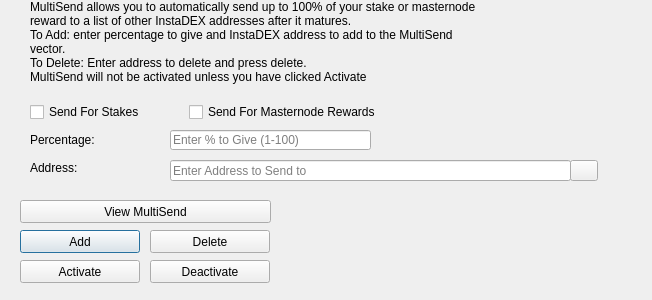
<?xml version="1.0" encoding="UTF-8"?>
<ui version="4.0">
 <class>MultiSendDialog</class>
 <widget class="QDialog" name="MultiSendDialog">
  <property name="windowModality">
   <enum>Qt::NonModal</enum>
  </property>
  <property name="geometry">
   <rect>
    <x>0</x>
    <y>0</y>
    <width>652</width>
    <height>300</height>
   </rect>
  </property>
  <property name="windowTitle">
   <string>MultiSend</string>
  </property>
  <widget class="QLineEdit" name="multiSendPercentEdit">
   <property name="geometry">
    <rect>
     <x>170</x>
     <y>130</y>
     <width>201</width>
     <height>20</height>
    </rect>
   </property>
   <property name="toolTip">
    <string>Enter whole numbers 1 - 100</string>
   </property>
   <property name="placeholderText">
    <string>Enter % to Give (1-100)</string>
   </property>
  </widget>
  <widget class="QLineEdit" name="multiSendAddressEdit">
   <property name="geometry">
    <rect>
     <x>170</x>
     <y>160</y>
     <width>401</width>
     <height>21</height>
    </rect>
   </property>
   <property name="toolTip">
    <string/>
   </property>
   <property name="placeholderText">
    <string>Enter Address to Send to</string>
   </property>
  </widget>
  <widget class="QLabel" name="label_2">
   <property name="geometry">
    <rect>
     <x>30</x>
     <y>0</y>
     <width>451</width>
     <height>121</height>
    </rect>
   </property>
   <property name="lineWidth">
    <number>1</number>
   </property>
   <property name="text">
    <string>MultiSend allows you to automatically send up to 100% of your stake or masternode reward to a list of other InstaDEX addresses after it matures.
To Add: enter percentage to give and InstaDEX address to add to the MultiSend vector.
To Delete: Enter address to delete and press delete.
MultiSend will not be activated unless you have clicked Activate</string>
   </property>
   <property name="alignment">
    <set>Qt::AlignLeading|Qt::AlignLeft|Qt::AlignTop</set>
   </property>
   <property name="wordWrap">
    <bool>true</bool>
   </property>
  </widget>
  <widget class="QLabel" name="message">
   <property name="geometry">
    <rect>
     <x>290</x>
     <y>200</y>
     <width>351</width>
     <height>91</height>
    </rect>
   </property>
   <property name="text">
    <string/>
   </property>
  </widget>
  <widget class="QPushButton" name="addButton">
   <property name="geometry">
    <rect>
     <x>20</x>
     <y>230</y>
     <width>120</width>
     <height>23</height>
    </rect>
   </property>
   <property name="toolTip">
    <string/>
   </property>
   <property name="statusTip">
    <string>Add to MultiSend Vector</string>
   </property>
   <property name="text">
    <string>Add</string>
   </property>
  </widget>
  <widget class="QPushButton" name="disableButton">
   <property name="geometry">
    <rect>
     <x>150</x>
     <y>260</y>
     <width>120</width>
     <height>23</height>
    </rect>
   </property>
   <property name="statusTip">
    <string>Deactivate MultiSend</string>
   </property>
   <property name="text">
    <string>Deactivate</string>
   </property>
  </widget>
  <widget class="QPushButton" name="addressBookButton">
   <property name="geometry">
    <rect>
     <x>570</x>
     <y>160</y>
     <width>28</width>
     <height>21</height>
    </rect>
   </property>
   <property name="toolTip">
    <string>Choose an address from the address book</string>
   </property>
   <property name="text">
    <string/>
   </property>
   <property name="icon">
    <iconset resource="../instadex.qrc">
     <normaloff>:/icons/address-book-white</normaloff>:/icons/address-book-white</iconset>
   </property>
   <property name="shortcut">
    <string>Alt+A</string>
   </property>
   <property name="autoDefault">
    <bool>false</bool>
   </property>
  </widget>
  <widget class="QLabel" name="label">
   <property name="geometry">
    <rect>
     <x>30</x>
     <y>130</y>
     <width>121</width>
     <height>20</height>
    </rect>
   </property>
   <property name="toolTip">
    <string>Percentage of stake to send</string>
   </property>
   <property name="text">
    <string>Percentage:</string>
   </property>
  </widget>
  <widget class="QLabel" name="label_5">
   <property name="geometry">
    <rect>
     <x>30</x>
     <y>160</y>
     <width>111</width>
     <height>16</height>
    </rect>
   </property>
   <property name="toolTip">
    <string>Address to send portion of stake to</string>
   </property>
   <property name="text">
    <string>Address:</string>
   </property>
  </widget>
  <widget class="QPushButton" name="deleteButton">
   <property name="geometry">
    <rect>
     <x>150</x>
     <y>230</y>
     <width>120</width>
     <height>23</height>
    </rect>
   </property>
   <property name="toolTip">
    <string/>
   </property>
   <property name="statusTip">
    <string>Delete Address From MultiSend Vector</string>
   </property>
   <property name="text">
    <string>Delete</string>
   </property>
  </widget>
  <widget class="QPushButton" name="activateButton">
   <property name="geometry">
    <rect>
     <x>20</x>
     <y>260</y>
     <width>120</width>
     <height>23</height>
    </rect>
   </property>
   <property name="statusTip">
    <string>Activate MultiSend</string>
   </property>
   <property name="text">
    <string>Activate</string>
   </property>
  </widget>
  <widget class="QPushButton" name="viewButton">
   <property name="geometry">
    <rect>
     <x>20</x>
     <y>200</y>
     <width>251</width>
     <height>23</height>
    </rect>
   </property>
   <property name="toolTip">
    <string/>
   </property>
   <property name="statusTip">
    <string>View MultiSend Vector</string>
   </property>
   <property name="text">
    <string>View MultiSend</string>
   </property>
  </widget>
  <widget class="QWidget" name="horizontalLayoutWidget">
   <property name="geometry">
    <rect>
     <x>30</x>
     <y>100</y>
     <width>351</width>
     <height>24</height>
    </rect>
   </property>
   <layout class="QHBoxLayout" name="horizontalLayout">
    <item>
     <widget class="QCheckBox" name="multiSendStakeCheckBox">
      <property name="text">
       <string>Send For Stakes</string>
      </property>
     </widget>
    </item>
    <item>
     <widget class="QCheckBox" name="multiSendMasternodeCheckBox">
      <property name="text">
       <string>Send For Masternode Rewards</string>
      </property>
     </widget>
    </item>
   </layout>
  </widget>
 </widget>
 <resources>
  <include location="../instadex.qrc"/>
 </resources>
 <connections/>
</ui>
